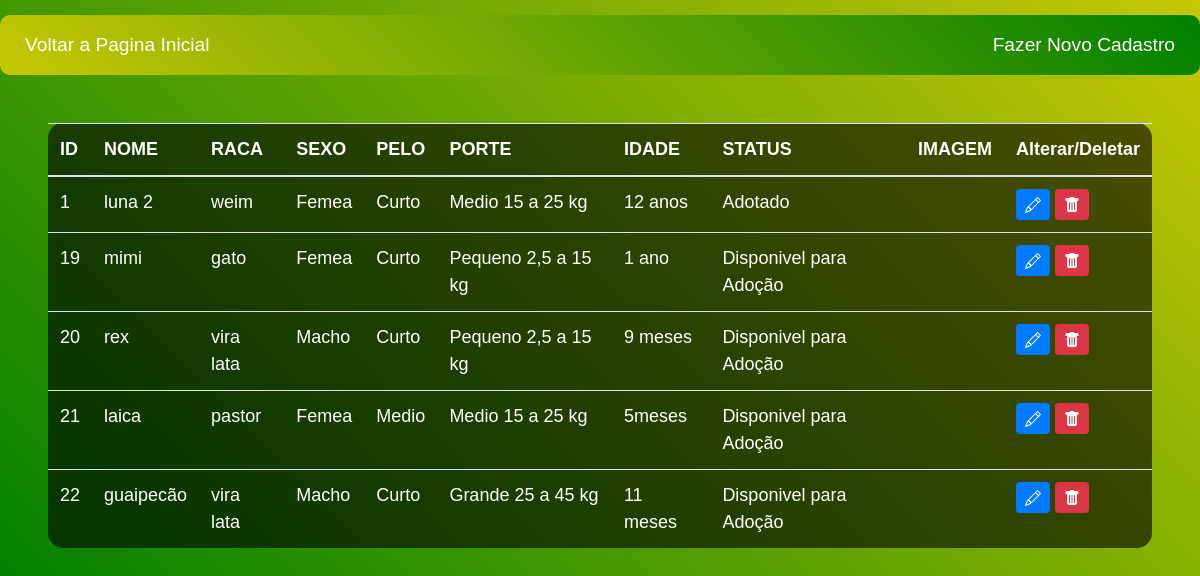
/php/listagem.php (signed in), run on an earlier commit of the app's database.
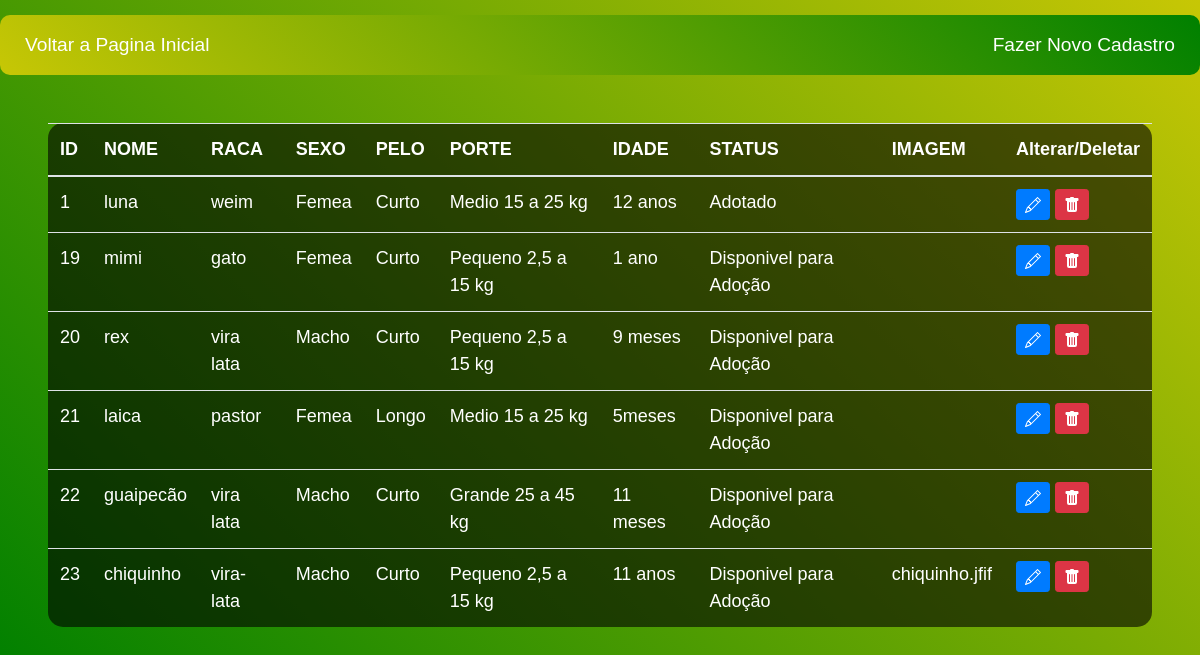
And on a later commit of the database.
### tables this page shows
CREATE TABLE `cao` (
  `ID` int(11) NOT NULL,
  `NOME` varchar(100) NOT NULL,
  `RACA` varchar(100) NOT NULL,
  `SEXO` varchar(100) NOT NULL,
  `PELO` varchar(100) NOT NULL,
  `PORTE` varchar(100) NOT NULL,
  `IDADE` varchar(100) NOT NULL,
  `sts` varchar(50) NOT NULL,
  `foto` mediumblob NOT NULL,
  `nome_img` varchar(100) NOT NULL
);

### php/listagem.php (the view, shortened to what this page needs)
<?php
include('config.php');
$sqltds = "SELECT ID, NOME, RACA, SEXO, PELO, PORTE, IDADE, sts, nome_img FROM cao ORDER BY id";
$resultado = $conexao->query($sqltds);
?>
<!DOCTYPE html>
<html lang="en">
<head>
    <link rel="stylesheet" href="https://stackpath.bootstrapcdn.com/bootstrap/4.4.1/css/bootstrap.min.css">
    <link rel="stylesheet" type="text/css" href="../css/main.css">
</head>
<body>
<div id="menu-horizontal">
            <ul>
                <li><a href="../index.html">Voltar a Pagina Inicial</a></li>
                <li><a href="cadastro.php">Fazer Novo Cadastro</a></li>
            </ul>
    <div class= "m-5">
        <table class="table text-white table-bg">
            <thead>
                <tr>
                    <th scope="col">ID</th>
                    <th scope="col">NOME</th>
                    <th scope="col">RACA</th>
                    <th scope="col">SEXO</th>
                    <th scope="col">PELO</th>
                    <th scope="col">PORTE</th>
                    <th scope="col">IDADE</th>
                    <th scope="col">STATUS</th>
                    <th scope="col">IMAGEM</th>
                    <th scope="col">Alterar/Deletar</th>
                </tr>
            </thead>
            <tbody>
                <?php
                    while($user_data = mysqli_fetch_assoc($resultado)){
                        echo "<tr>";
                        echo "<td>".$user_data['ID']."</td>";
                        echo "<td>".$user_data['NOME']."</td>";
                        echo "<td>".$user_data['RACA']."</td>";
                        echo "<td>".$user_data['SEXO']."</td>";
                        echo "<td>".$user_data['PELO']."</td>";
                        echo "<td>".$user_data['PORTE']."</td>";
                        echo "<td>".$user_data['IDADE']."</td>";
                        echo "<td>".$user_data['sts']."</td>";
                        echo "<td>".$user_data['nome_img']."</td>";
                        echo "<td> <a class= 'btn btn-sm btn-primary' href='alteracao.php?id=$user_data[ID]'>
                        <svg xmlns='http://www.w3.org/2000/svg' width='16' height='16' fill='currentColor' class='bi bi-pencil' viewBox='0 0 16 16'>
                            <path d='M12.146.146a.5.5 0 0 1 .708 0l3 3a.5.5 0 0 1 0 .708l-10 10a.5.5 0 0 1-.168.11l-5 2a.5.5 0 0 1-.65-.65l2-5a.5.5 0 0 1 .11-.168zM11.207 2.5 13.5 4.793 14.793 3.5 12.5 1.207zm1.586 3L10.5 3.207 4 9.707V10h.5a.5.5 0 0 1 .5.5v.5h.5a.5.5 0 0 1 .5.5v.5h.293zm-9.761 5.175-.106.106-1.528 3.821 3.821-1.528.106-.106A.5.5 0 0 1 5 12.5V12h-.5a.5.5 0 0 1-.5-.5V11h-.5a.5.5 0 0 1-.468-.325'/>
                        </svg>
                        </a>
                        <a class= 'btn btn-sm btn-danger' href='delete.php?id=$user_data[ID]'>
                            <svg xmlns='http://www.w3.org/2000/svg' width='16' height='16' fill='currentColor' class='bi bi-trash-fill' viewBox='0 0 16 16'>
                            <path d='M2.5 1a1 1 0 0 0-1 1v1a1 1 0 0 0 1 1H3v9a2 2 0 0 0 2 2h6a2 2 0 0 0 2-2V4h.5a1 1 0 0 0 1-1V2a1 1 0 0 0-1-1H10a1 1 0 0 0-1-1H7a1 1 0 0 0-1 1zm3 4a.5.5 0 0 1 .5.5v7a.5.5 0 0 1-1 0v-7a.5.5 0 0 1 .5-.5M8 5a.5.5 0 0 1 .5.5v7a.5.5 0 0 1-1 0v-7A.5.5 0 0 1 8 5m3 .5v7a.5.5 0 0 1-1 0v-7a.5.5 0 0 1 1 0'/>
                            </svg>
                        </a>
                        </td>";
                        echo "</tr>";
                        }
                ?>
            </tbody>
        </table>
    </div>
</body>
</html>

### css/main.css (style rules this page uses)
body { background-image: linear-gradient(45deg, green, rgb(199, 199, 5)); }
#menu-horizontal ul { margin: 0; padding: 0; height: 60px; width: 100%; border-radius: 10px; background-image: linear-gradient(45deg, rgb(199, 199, 5), green); display: inline-block; margin-top: 15px; display: flex; justify-content: space-between; align-items: center; list-style-type: none; }
#menu-horizontal ul li { margin-left: 25px; margin-right: 25px; }
#menu-horizontal ul li a { display: block; font-size: larger; color: white; text-decoration: none; font-family: Impact, Haettenschweiler, 'Arial Narrow Bold', sans-serif; }

### php/listagem.php (style rules this page uses)
body { font-family: Arial, Helvetica, sans-serif; background-image: linear-gradient(45deg, green, rgb(199, 199, 5)); }
.table-bg { font-size: 18px; background-color: rgba(0, 0, 0, 0.6); border-radius: 15px 15px 15px 15px; }

What changed in the data, as far as the page shows it:
changed cao "weim": NOME "luna 2" → "luna"
changed cao "laica": PELO "Medio" → "Longo"
added cao: ID "23", NOME "chiquinho", RACA "vira-lata", SEXO "Macho", PELO "Curto", PORTE "Pequeno 2,5 a 15 kg", IDADE "11 anos", sts "Disponivel para Adoção", nome_img "chiquinho.jfif"
